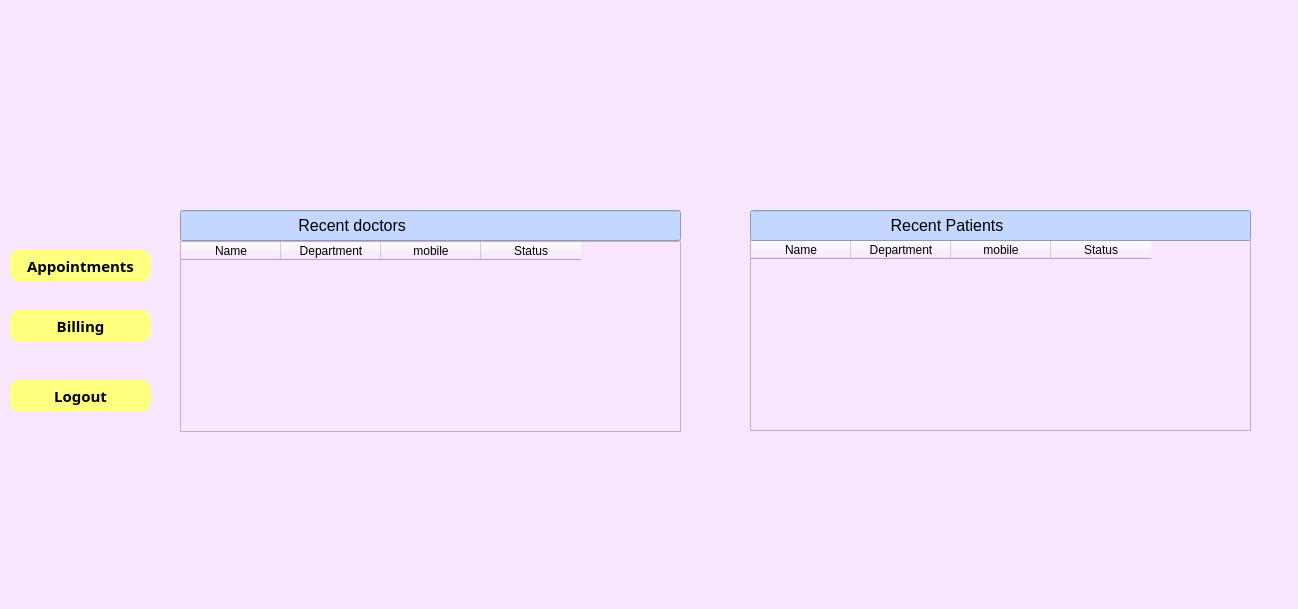
<?xml version="1.0" encoding="UTF-8"?>
<ui version="4.0">
 <class>MainWindow</class>
 <widget class="QMainWindow" name="MainWindow">
  <property name="geometry">
   <rect>
    <x>0</x>
    <y>0</y>
    <width>1298</width>
    <height>609</height>
   </rect>
  </property>
  <property name="windowTitle">
   <string>MainWindow</string>
  </property>
  <property name="styleSheet">
   <string notr="true">background-color: rgb(255, 170, 255);
background-color: rgb(248, 230, 255);</string>
  </property>
  <widget class="QWidget" name="centralwidget">
   <widget class="QPushButton" name="pushButton_2">
    <property name="geometry">
     <rect>
      <x>10</x>
      <y>250</y>
      <width>141</width>
      <height>32</height>
     </rect>
    </property>
    <property name="font">
     <font>
      <family>MS Reference Sans Serif</family>
      <pointsize>11</pointsize>
      <weight>75</weight>
      <italic>false</italic>
      <bold>true</bold>
      <underline>false</underline>
      <strikeout>false</strikeout>
      <kerning>true</kerning>
     </font>
    </property>
    <property name="styleSheet">
     <string notr="true">background-color: rgb(149, 79, 255);
background-color: rgb(255, 195, 98);
background-color: rgb(114, 67, 255);
background-color: rgb(255, 255, 127);
border-radius: 10px;</string>
    </property>
    <property name="text">
     <string>Appointments</string>
    </property>
    <property name="default">
     <bool>false</bool>
    </property>
    <property name="flat">
     <bool>false</bool>
    </property>
   </widget>
   <widget class="QPushButton" name="pushButton_6">
    <property name="geometry">
     <rect>
      <x>10</x>
      <y>380</y>
      <width>141</width>
      <height>32</height>
     </rect>
    </property>
    <property name="font">
     <font>
      <family>MS Reference Sans Serif</family>
      <pointsize>11</pointsize>
      <weight>75</weight>
      <italic>false</italic>
      <bold>true</bold>
      <underline>false</underline>
      <strikeout>false</strikeout>
      <kerning>true</kerning>
     </font>
    </property>
    <property name="styleSheet">
     <string notr="true">background-color: rgb(255, 255, 127);
border-radius: 10px;</string>
    </property>
    <property name="text">
     <string>Logout</string>
    </property>
    <property name="default">
     <bool>false</bool>
    </property>
    <property name="flat">
     <bool>false</bool>
    </property>
   </widget>
   <widget class="QLabel" name="label">
    <property name="geometry">
     <rect>
      <x>-20</x>
      <y>-10</y>
      <width>201</width>
      <height>181</height>
     </rect>
    </property>
    <property name="text">
     <string/>
    </property>
    <property name="pixmap">
     <pixmap>images.png</pixmap>
    </property>
   </widget>
   <widget class="QTableWidget" name="tableWidget">
    <property name="geometry">
     <rect>
      <x>180</x>
      <y>241</y>
      <width>501</width>
      <height>191</height>
     </rect>
    </property>
    <column>
     <property name="text">
      <string>Name</string>
     </property>
    </column>
    <column>
     <property name="text">
      <string>Department</string>
     </property>
    </column>
    <column>
     <property name="text">
      <string>mobile</string>
     </property>
    </column>
    <column>
     <property name="text">
      <string>Status</string>
     </property>
    </column>
   </widget>
   <widget class="QLineEdit" name="lineEdit">
    <property name="geometry">
     <rect>
      <x>180</x>
      <y>210</y>
      <width>501</width>
      <height>31</height>
     </rect>
    </property>
    <property name="font">
     <font>
      <pointsize>12</pointsize>
     </font>
    </property>
    <property name="styleSheet">
     <string notr="true">background-color: rgb(196, 215, 255);</string>
    </property>
    <property name="text">
     <string>                          Recent doctors</string>
    </property>
   </widget>
   <widget class="QTableWidget" name="tableWidget_2">
    <property name="geometry">
     <rect>
      <x>750</x>
      <y>240</y>
      <width>501</width>
      <height>191</height>
     </rect>
    </property>
    <column>
     <property name="text">
      <string>Name</string>
     </property>
    </column>
    <column>
     <property name="text">
      <string>Department</string>
     </property>
    </column>
    <column>
     <property name="text">
      <string>mobile</string>
     </property>
    </column>
    <column>
     <property name="text">
      <string>Status</string>
     </property>
    </column>
   </widget>
   <widget class="QLineEdit" name="lineEdit_2">
    <property name="geometry">
     <rect>
      <x>750</x>
      <y>210</y>
      <width>501</width>
      <height>31</height>
     </rect>
    </property>
    <property name="font">
     <font>
      <pointsize>12</pointsize>
     </font>
    </property>
    <property name="styleSheet">
     <string notr="true">background-color: rgb(196, 215, 255);</string>
    </property>
    <property name="text">
     <string>                               Recent Patients</string>
    </property>
   </widget>
   <widget class="QPushButton" name="pushButton_5">
    <property name="geometry">
     <rect>
      <x>10</x>
      <y>310</y>
      <width>141</width>
      <height>32</height>
     </rect>
    </property>
    <property name="font">
     <font>
      <family>MS Reference Sans Serif</family>
      <pointsize>11</pointsize>
      <weight>75</weight>
      <italic>false</italic>
      <bold>true</bold>
      <underline>false</underline>
      <strikeout>false</strikeout>
      <kerning>true</kerning>
     </font>
    </property>
    <property name="styleSheet">
     <string notr="true">background-color: rgb(255, 255, 127);
border-radius: 10px;</string>
    </property>
    <property name="text">
     <string>Billing</string>
    </property>
    <property name="default">
     <bool>false</bool>
    </property>
    <property name="flat">
     <bool>false</bool>
    </property>
   </widget>
  </widget>
  <widget class="QMenuBar" name="menubar">
   <property name="geometry">
    <rect>
     <x>0</x>
     <y>0</y>
     <width>1298</width>
     <height>26</height>
    </rect>
   </property>
  </widget>
  <widget class="QStatusBar" name="statusbar"/>
 </widget>
 <resources>
  <include location="sample.qrc"/>
 </resources>
 <connections/>
</ui>
